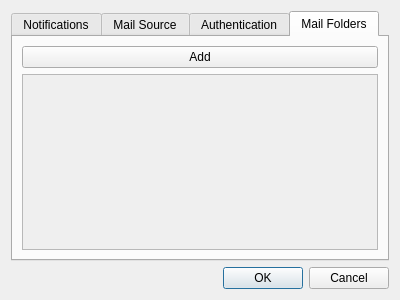
<?xml version="1.0" encoding="UTF-8"?>
<ui version="4.0">
 <class>PrefWindow</class>
 <widget class="QDialog" name="PrefWindow">
  <property name="geometry">
   <rect>
    <x>0</x>
    <y>0</y>
    <width>400</width>
    <height>300</height>
   </rect>
  </property>
  <property name="windowTitle">
   <string>Dialog</string>
  </property>
  <layout class="QVBoxLayout" name="verticalLayout">
   <item>
    <widget class="QTabWidget" name="tabWidget">
     <property name="currentIndex">
      <number>3</number>
     </property>
     <widget class="QWidget" name="Notifications">
      <attribute name="title">
       <string>Notifications</string>
      </attribute>
      <widget class="QWidget" name="formLayoutWidget">
       <property name="geometry">
        <rect>
         <x>0</x>
         <y>10</y>
         <width>381</width>
         <height>221</height>
        </rect>
       </property>
       <layout class="QFormLayout" name="formLayout">
        <property name="fieldGrowthPolicy">
         <enum>QFormLayout::ExpandingFieldsGrow</enum>
        </property>
        <item row="0" column="0">
         <widget class="QLabel" name="label_5">
          <property name="text">
           <string>Check For Mail Every</string>
          </property>
         </widget>
        </item>
        <item row="0" column="1">
         <layout class="QHBoxLayout" name="horizontalLayout_3">
          <item>
           <widget class="QLineEdit" name="checkMail">
            <property name="text">
             <string>60</string>
            </property>
           </widget>
          </item>
          <item>
           <widget class="QLabel" name="seconds">
            <property name="text">
             <string>seconds</string>
            </property>
           </widget>
          </item>
         </layout>
        </item>
        <item row="1" column="1">
         <widget class="QCheckBox" name="popupWindow">
          <property name="text">
           <string>Pop up window on new mail</string>
          </property>
         </widget>
        </item>
        <item row="2" column="1">
         <widget class="QCheckBox" name="doNotification">
          <property name="text">
           <string>Issue notification on new mail</string>
          </property>
          <property name="checked">
           <bool>true</bool>
          </property>
         </widget>
        </item>
        <item row="3" column="1">
         <layout class="QHBoxLayout" name="horizontalLayout_2">
          <item>
           <spacer name="horizontalSpacer">
            <property name="orientation">
             <enum>Qt::Horizontal</enum>
            </property>
            <property name="sizeType">
             <enum>QSizePolicy::Fixed</enum>
            </property>
            <property name="sizeHint" stdset="0">
             <size>
              <width>20</width>
              <height>20</height>
             </size>
            </property>
           </spacer>
          </item>
          <item>
           <widget class="QCheckBox" name="criticalNotifications">
            <property name="text">
             <string>Mark notifications critical</string>
            </property>
           </widget>
          </item>
         </layout>
        </item>
        <item row="5" column="1">
         <widget class="QCheckBox" name="highlightNew">
          <property name="text">
           <string>Highlight new mail</string>
          </property>
         </widget>
        </item>
        <item row="6" column="1">
         <widget class="QPushButton" name="fontSelectButton">
          <property name="text">
           <string>Font</string>
          </property>
         </widget>
        </item>
       </layout>
      </widget>
     </widget>
     <widget class="QWidget" name="MailSource">
      <attribute name="title">
       <string>Mail Source</string>
      </attribute>
      <widget class="QWidget" name="formLayoutWidget_2">
       <property name="geometry">
        <rect>
         <x>0</x>
         <y>10</y>
         <width>381</width>
         <height>221</height>
        </rect>
       </property>
       <layout class="QFormLayout" name="formLayout_2">
        <property name="fieldGrowthPolicy">
         <enum>QFormLayout::ExpandingFieldsGrow</enum>
        </property>
        <item row="0" column="0">
         <widget class="QLabel" name="label">
          <property name="text">
           <string>Server Name</string>
          </property>
         </widget>
        </item>
        <item row="0" column="1">
         <widget class="QLineEdit" name="serverName"/>
        </item>
        <item row="1" column="0">
         <widget class="QLabel" name="label_2">
          <property name="text">
           <string>Server Port</string>
          </property>
         </widget>
        </item>
        <item row="1" column="1">
         <widget class="QLineEdit" name="serverPort"/>
        </item>
       </layout>
      </widget>
     </widget>
     <widget class="QWidget" name="tab">
      <attribute name="title">
       <string>Authentication</string>
      </attribute>
      <widget class="QWidget" name="formLayoutWidget_3">
       <property name="geometry">
        <rect>
         <x>0</x>
         <y>0</y>
         <width>381</width>
         <height>221</height>
        </rect>
       </property>
       <layout class="QFormLayout" name="formLayout_3">
        <property name="fieldGrowthPolicy">
         <enum>QFormLayout::ExpandingFieldsGrow</enum>
        </property>
        <item row="0" column="0">
         <widget class="QLabel" name="label_8">
          <property name="text">
           <string>User Name</string>
          </property>
         </widget>
        </item>
        <item row="0" column="1">
         <widget class="QLineEdit" name="userName"/>
        </item>
        <item row="1" column="0">
         <widget class="QLabel" name="label_9">
          <property name="text">
           <string>Password</string>
          </property>
         </widget>
        </item>
        <item row="1" column="1">
         <widget class="QLineEdit" name="password">
          <property name="echoMode">
           <enum>QLineEdit::PasswordEchoOnEdit</enum>
          </property>
         </widget>
        </item>
       </layout>
      </widget>
     </widget>
     <widget class="QWidget" name="MailFolders">
      <attribute name="title">
       <string>Mail Folders</string>
      </attribute>
      <layout class="QHBoxLayout" name="horizontalLayout">
       <item>
        <layout class="QVBoxLayout" name="verticalLayout_2">
         <item>
          <layout class="QHBoxLayout" name="horizontalLayout_4"/>
         </item>
         <item>
          <widget class="QPushButton" name="addFolder">
           <property name="text">
            <string>Add</string>
           </property>
          </widget>
         </item>
         <item>
          <widget class="QScrollArea" name="scrollArea">
           <property name="widgetResizable">
            <bool>true</bool>
           </property>
           <widget class="QWidget" name="scrolledFolders">
            <property name="geometry">
             <rect>
              <x>0</x>
              <y>0</y>
              <width>368</width>
              <height>183</height>
             </rect>
            </property>
           </widget>
          </widget>
         </item>
        </layout>
       </item>
      </layout>
     </widget>
    </widget>
   </item>
   <item>
    <widget class="QDialogButtonBox" name="buttonBox">
     <property name="orientation">
      <enum>Qt::Horizontal</enum>
     </property>
     <property name="standardButtons">
      <set>QDialogButtonBox::Cancel|QDialogButtonBox::Ok</set>
     </property>
    </widget>
   </item>
  </layout>
 </widget>
 <resources/>
 <connections>
  <connection>
   <sender>buttonBox</sender>
   <signal>accepted()</signal>
   <receiver>PrefWindow</receiver>
   <slot>accept()</slot>
   <hints>
    <hint type="sourcelabel">
     <x>248</x>
     <y>254</y>
    </hint>
    <hint type="destinationlabel">
     <x>157</x>
     <y>274</y>
    </hint>
   </hints>
  </connection>
  <connection>
   <sender>buttonBox</sender>
   <signal>rejected()</signal>
   <receiver>PrefWindow</receiver>
   <slot>reject()</slot>
   <hints>
    <hint type="sourcelabel">
     <x>316</x>
     <y>260</y>
    </hint>
    <hint type="destinationlabel">
     <x>286</x>
     <y>274</y>
    </hint>
   </hints>
  </connection>
 </connections>
</ui>
